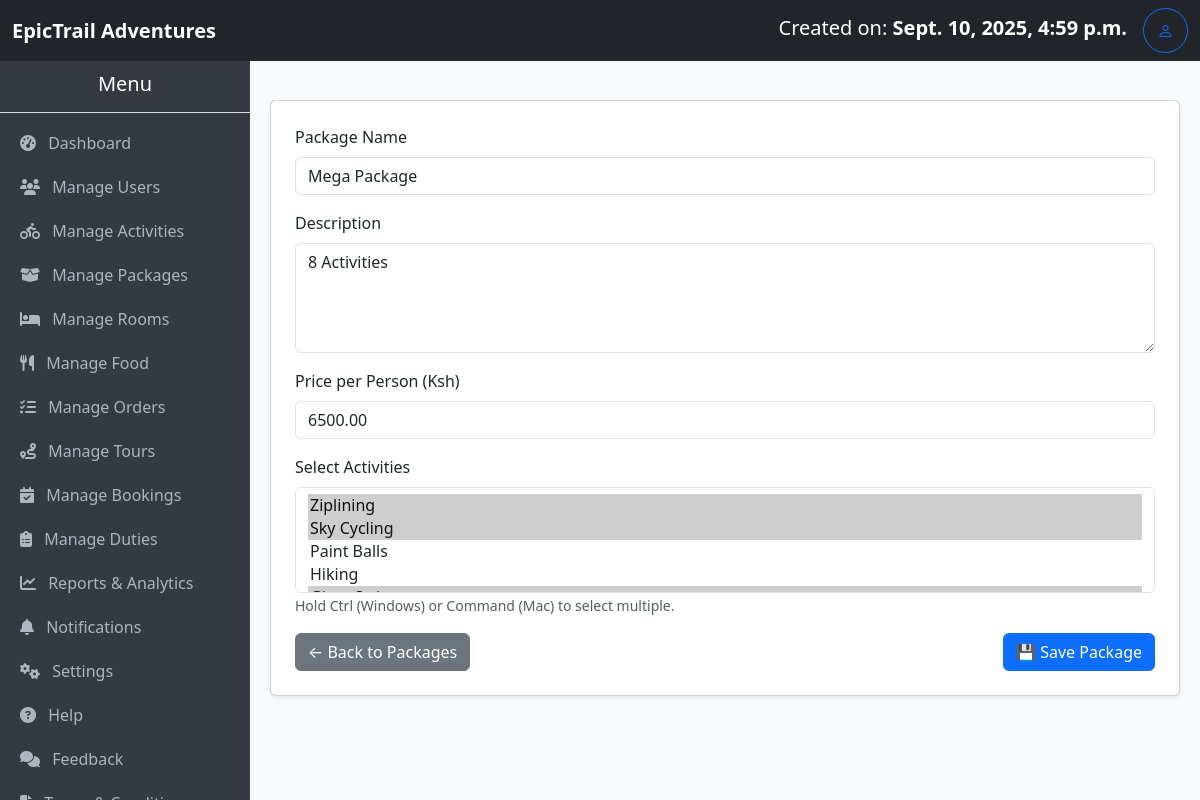
/packages/edit/10/ (signed in), run on the app's committed database.
### myApp/models.py (models this page shows, shortened)
class Package(models.Model):
    name = models.CharField(max_length=100)
    description = models.TextField()
    activities = models.ManyToManyField(Activity, related_name='packages')
    price_per_person = models.DecimalField(
        max_digits=10,
        decimal_places=2,
        help_text="Price per person"
    )
    created_at = models.DateTimeField(auto_now_add=True)

### myApp/views.py (the view, shortened to what this page needs)
# urls.py: path('packages/edit/<int:pk>/', views.edit_package, name='edit_package'),
@login_required
@user_passes_test(is_admin)
def edit_package(request, pk):
    package = get_object_or_404(Package, pk=pk)
    activities = Activity.objects.all()
    selected_activities = package.activities.values_list("id", flat=True)
    return render(
        request,
        "package.update.html",
        {
            "package": package,
            "activities": activities,
            "selected_activities": selected_activities,
        },
    )

### myApp/context_processors.py (called while the page is built)
def total_users(request):
    return {'total_users': User.objects.count()}

def total_bookings(request):
    return {'total_bookings': Booking.objects.count()}

def total_amount(request):
    total = 0
    if request.user.is_authenticated:
        bookings = Booking.objects.all()#filter(user=request.user)
        total = sum(booking.amount_required for booking in bookings)
    return {'total_amount': total}

def total_cost(request):
    if not request.user.is_authenticated:
        return {
            'user_bookings': [],
            'user_total_amount': 0,
        }
    bookings = Booking.objects.filter(user=request.user).prefetch_related(
        'activities', 'packages', 'rooms', 'food', 'tours'
    )
    total_amount = sum(b.amount_required for b in bookings)
    return {
        'user_bookings': bookings,
        'user_total_amount': total_amount,
    }

### myApp/models.py (called while the page is built)
    @property
    def nights_spent(self):
        if self.check_in and self.check_out:
            nights = (self.check_out - self.check_in).days
            return nights if nights > 0 else 1  # Minimum of 1 night for same-day bookings
        return 1

### myApp/views.py (called while the page is built)
def is_admin(user):
    return user.is_superuser

### myApp/templates/package.update.html (shortened to what this page needs)
{% extends 'base.admin.html' %} {% block title %}{{ title }}{% endblock %} {% block content %}
<form method="post" class="card p-4 shadow-sm">
    <div class="mb-3">
        <label for="id_name" class="form-label">Package Name</label>
        <input type="text" id="id_name" name="name" class="form-control" value="{{ package.name }}" placeholder="Enter package name" required>
    </div>
    <div class="mb-3">
        <label for="id_description" class="form-label">Description</label>
        <textarea id="id_description" name="description" class="form-control" rows="4" placeholder="Enter package description">{{ package.description }}</textarea>
    </div>
    <div class="mb-3">
        <label for="id_price" class="form-label">Price per Person (Ksh)</label>
        <input type="number" step="0.01" id="id_price" name="price_per_person" class="form-control" value="{{ package.price_per_person }}" placeholder="Enter price" required>
    </div>
    <div class="mb-3">
        <label for="id_activities" class="form-label">Select Activities</label>
        <select name="activities" id="id_activities" class="form-select" multiple required>
            {% for activity in activities %}
            <option value="{{ activity.id }}"
                {% if activity.id in selected_activities %}selected{% endif %}>
                {{ activity.name }}
            </option>
            {% endfor %}
        </select>
        <small class="text-muted">
            Hold Ctrl (Windows) or Command (Mac) to select multiple.
        </small>
    </div>
    <div class="d-flex justify-content-between">
        <a href="{% url 'list_packages' %}" class="btn btn-secondary">
            ← Back to Packages
        </a>
        <button type="submit" class="btn btn-primary">
            💾 Save Package
        </button>
    </div>
</form>
{% endblock %}

### myApp/templates/base.admin.html (shortened to what this page needs)
<!DOCTYPE html>
<html lang="en">
<head>
    <link href="https://cdn.jsdelivr.net/npm/bootstrap@5.3.3/dist/css/bootstrap.min.css" rel="stylesheet">
    <link rel="stylesheet" href="https://cdn.jsdelivr.net/npm/bootstrap-icons@1.11.3/font/bootstrap-icons.css">
    <link rel="stylesheet" href="https://cdnjs.cloudflare.com/ajax/libs/font-awesome/6.5.2/css/all.min.css">
</head>
<body>
    <nav class="navbar navbar-expand-lg navbar-dark bg-dark">
        <div class="container-fluid">
            <a class="navbar-brand" href="#"><strong>EpicTrail Adventures</strong></a>
            <div class="d-flex">
                <a class="navbar-brand" href="#"> Created on: <strong>{{ user.date_joined }}</strong></a>
                <a href="#" class="btn btn-outline-primary rounded-circle d-flex align-items-center justify-content-center" style="width: 45px; height: 45px;" title="Manage Profile">
                    <i class="bi bi-person"></i>
                </a>
            </div>
        </div>
    </nav>
    <div class="sidebar">
        <h5 class="text-center py-3 border-bottom">Menu</h5>
        <a href="{% url 'admin_dashboard' %}"><i class="fas fa-tachometer-alt me-2"></i> Dashboard</a>
        <a href="{% url 'users' %}"><i class="fas fa-users me-2"></i> Manage Users</a>
        <a href="{% url 'activity_list' %}"><i class="fas fa-biking me-2"></i> Manage Activities</a>
        <a href="{% url 'list_packages' %}"><i class="fas fa-box-open me-2"></i> Manage Packages</a>
        <a href="{% url 'list_rooms' %}"><i class="fas fa-bed me-2"></i> Manage Rooms</a>
        <a href="{% url 'food_list' %}"><i class="fas fa-utensils me-2"></i> Manage Food</a>
        <a href="{% url 'manage_orders' %}"><i class="fas fa-tasks me-2"></i> Manage Orders</a>
        <a href="{% url 'tours' %}"><i class="fas fa-route me-2"></i> Manage Tours</a>
        <a href="{% url 'booking_list' %}"><i class="fas fa-calendar-check me-2"></i> Manage Bookings</a>
        <a href="{% url 'duties' %}"><i class="fas fa-clipboard-list me-2"></i> Manage Duties</a>
        <a href="{% url 'reports_analytics' %}"><i class="fas fa-chart-line me-2"></i> Reports & Analytics</a>
        <a href="{% url 'notifications' %}"><i class="fas fa-bell me-2"></i> Notifications</a>
        <a href="{% url 'system_settings' %}"><i class="fas fa-cogs me-2"></i> Settings</a>
        <a href="#"><i class="fas fa-question-circle me-2"></i> Help</a>
        <a href="#"><i class="fas fa-comments me-2"></i> Feedback</a>
        <a href="#"><i class="fas fa-file-alt me-2"></i> Terms & Conditions</a>
    </div>
    <div class="content">
        {% block content %}{% endblock %}
    </div>
</body>
</html>

### myApp/templates/base.admin.html (style rules this page uses)
body { margin: 0; padding: 0; }
.navbar { position: fixed; top: 0; left: 0; width: 100%; z-index: 1030; }
.sidebar { position: fixed; top: 56px; left: 0; width: 250px; height: calc(100vh - 56px); background-color: #343a40; color: #fff; overflow-y: auto; }
.sidebar a { color: #adb5bd; text-decoration: none; display: block; padding: 10px 20px; }
.content { margin-top: 56px; margin-left: 250px; padding: 20px; background-color: #f8f9fa; min-height: calc(100vh - 56px); }

### data on the page
Package: name "Mega Package", description "8 Activities", price_per_person "6500.00"

### other printed values
{{ user.date_joined }} "Sept. 10, 2025, 4:59 p.m."
form field activities "Ziplining ☑ / Sky Cycling ☑ / Paint Balls / Hiking"
